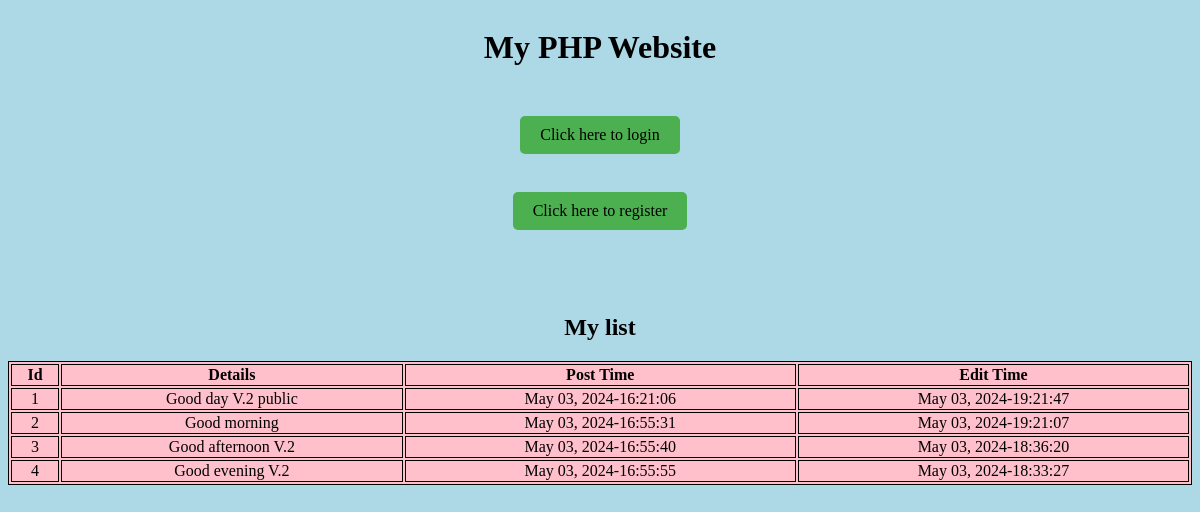
The page / on the database its author committed.
### tables this page shows
CREATE TABLE `list_tbl` (
  `id` int(11) NOT NULL,
  `details` text NOT NULL,
  `date_posted` varchar(30) NOT NULL,
  `time_posted` time NOT NULL,
  `date_edited` varchar(30) NOT NULL,
  `time_edited` time NOT NULL,
  `public` varchar(5) NOT NULL
);

### index.php (the view, shortened to what this page needs)
<!DOCTYPE html>
<html>
	<head>
	</head>
	<body>
		<?php
			echo "<h1> My PHP Website </h1>";
		?>
		<br>
		<a href="login.php"> Click here to login </a>
		<br>
		<a href="register.php"> Click here to register </a>
		<br>
		<br>
		<br>
		<h2 align="center">My list</h2>
		<table>
			<tr>
				<th>Id</th>
				<th>Details</th>
				<th>Post Time</th>
				<th>Edit Time</th>
			</tr>
			 <?php
			 	$servername = "localhost";
			 	$username_db = "root";
			 	$password_db = "";
			 	$db_name = "first_db";
			 	$conn = mysqli_connect($servername, $username_db, $password_db, $db_name);
			 	$query = mysqli_query($conn, "Select * from list_tbl");
			 	while($row = mysqli_fetch_array($query))
			 	{
			 		Print "<tr>";
			 			Print "<td>".$row['id']."</td>";
			 			Print "<td>".$row['details']."</td>";
			 			Print "<td>".$row['date_posted']."-".$row['time_posted']."</td>";
			 			Print "<td>".$row['date_edited']."-".$row['time_edited']."</td>";
			 			Print "</tr>";
			 	}
			 ?>
		</table>
	</body>
</html>

### index.php (style rules this page uses)
body { background-color: lightblue; color: black; display: flex; flex-direction: column; align-items: center; }
table, th, td { border:1px solid black; text-align:center; }
table { width:100%; background-color: pink; }
a { display: inline-block; background-color: #4CAF50; color: black; padding: 10px 20px; text-align: center; border-radius: 5px; text-decoration: none; font-size: 16px; margin: 10px 0px; transition: background-color 0.3s ease; }

### rows shown on the page
list_tbl: id "1", details "Good day V.2 public", date_posted "May 03, 2024", time_posted "16:21:06", date_edited "May 03, 2024", time_edited "19:21:47"
list_tbl: id "2", details "Good morning", date_posted "May 03, 2024", time_posted "16:55:31", date_edited "May 03, 2024", time_edited "19:21:07"
list_tbl: id "3", details "Good afternoon V.2", date_posted "May 03, 2024", time_posted "16:55:40", date_edited "May 03, 2024", time_edited "18:36:20"
list_tbl: id "4", details "Good evening V.2", date_posted "May 03, 2024", time_posted "16:55:55", date_edited "May 03, 2024", time_edited "18:33:27"
